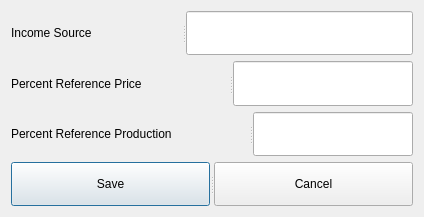
<?xml version="1.0" encoding="UTF-8"?>
<ui version="4.0">
 <class>frmSetIncomeSimulationValues</class>
 <widget class="QDialog" name="frmSetIncomeSimulationValues">
  <property name="geometry">
   <rect>
    <x>0</x>
    <y>0</y>
    <width>424</width>
    <height>217</height>
   </rect>
  </property>
  <property name="windowTitle">
   <string>Set Income Simulation Values</string>
  </property>
  <layout class="QGridLayout" name="gridLayout">
   <item row="0" column="0">
    <widget class="QSplitter" name="splitter_4">
     <property name="orientation">
      <enum>Qt::Horizontal</enum>
     </property>
     <widget class="QLabel" name="label">
      <property name="text">
       <string>Income Source</string>
      </property>
     </widget>
     <widget class="QLineEdit" name="txtIncomeSource">
      <property name="readOnly">
       <bool>true</bool>
      </property>
     </widget>
    </widget>
   </item>
   <item row="1" column="0">
    <widget class="QSplitter" name="splitter_2">
     <property name="orientation">
      <enum>Qt::Horizontal</enum>
     </property>
     <widget class="QLabel" name="label_2">
      <property name="text">
       <string>Percent Reference Price</string>
      </property>
     </widget>
     <widget class="QLineEdit" name="txtPercentReferencePrice"/>
    </widget>
   </item>
   <item row="2" column="0">
    <widget class="QSplitter" name="splitter_3">
     <property name="orientation">
      <enum>Qt::Horizontal</enum>
     </property>
     <widget class="QLabel" name="label_3">
      <property name="text">
       <string>Percent Reference Production</string>
      </property>
     </widget>
     <widget class="QLineEdit" name="txtPercentReferenceProduction"/>
    </widget>
   </item>
   <item row="3" column="0">
    <widget class="QSplitter" name="splitter">
     <property name="orientation">
      <enum>Qt::Horizontal</enum>
     </property>
     <widget class="QPushButton" name="btnSave">
      <property name="text">
       <string>Save</string>
      </property>
     </widget>
     <widget class="QPushButton" name="btnCancel">
      <property name="text">
       <string>Cancel</string>
      </property>
     </widget>
    </widget>
   </item>
  </layout>
 </widget>
 <resources/>
 <connections/>
</ui>
